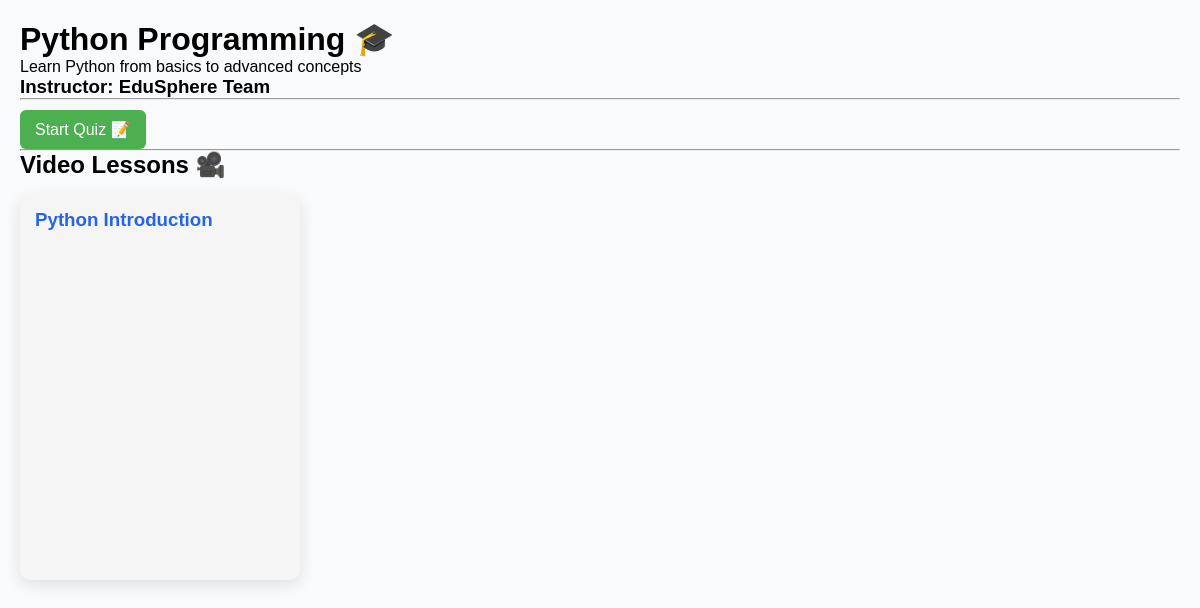
The page /course/1 on the database its author committed.
### tables this page shows
CREATE TABLE courses(
        id INTEGER PRIMARY KEY AUTOINCREMENT,
        name TEXT,
        description TEXT,
        instructor TEXT
    );

CREATE TABLE videos(
        id INTEGER PRIMARY KEY AUTOINCREMENT,
        course_id INTEGER,
        title TEXT,
        video_url TEXT
    );

### app.py (the view)
@app.route("/course/<int:id>")
def course_details(id):
    conn = sqlite3.connect("users.db")
    cursor = conn.cursor()
    cursor.execute("SELECT * FROM courses WHERE id=?", (id,))
    course = cursor.fetchone()
    cursor.execute("SELECT * FROM videos WHERE course_id=?", (id,))
    videos = cursor.fetchall()
    conn.close()
    return render_template("course_details.html", course=course, videos=videos)

### templates/course_details.html (shortened to what this page needs)
<!DOCTYPE html>
<html>
<head>
    <link rel="stylesheet" href="/static/style.css">
</head>
<body>
<h1>{{ course[1] }} 🎓</h1>
<p>{{ course[2] }}</p>
<h3>Instructor: {{ course[3] }}</h3>
<hr>
<a class="quiz-btn" href="/quiz/{{ course[0] }}">
    Start Quiz 📝
</a>
<hr>
<h2>Video Lessons 🎥</h2>
{% for video in videos %}
<div class="card">
    <h3>{{ video[2] }}</h3>
    <iframe
        width="560"
        height="315"
        src="{{ video[3] }}"
        frameborder="0"
        allowfullscreen>
    </iframe>
</div>
{% endfor %}
</body>
</html>

### static/style.css (style rules this page uses)
* { margin:0; padding:0; box-sizing:border-box; }
body { font-family:Arial, sans-serif; background:#f8fafc; }
.card { background:white; padding:30px; width:280px; border-radius:15px; box-shadow:0 5px 15px rgba(0,0,0,0.1); }
.card h3 { color:#2563eb; margin-bottom:15px; }

### templates/course_details.html (style rules this page uses)
body { font-family: Arial; margin: 20px; }
.card { background: #f5f5f5; padding: 15px; margin: 15px 0; border-radius: 10px; }
.quiz-btn { display: inline-block; padding: 10px 15px; background: #4CAF50; color: white; text-decoration: none; border-radius: 6px; margin-top: 10px; }
iframe { border-radius: 10px; }

### rows shown on the page
courses: name "Python Programming", description "Learn Python from basics to advanced concepts", instructor "EduSphere Team"
videos: title "Python Introduction"
